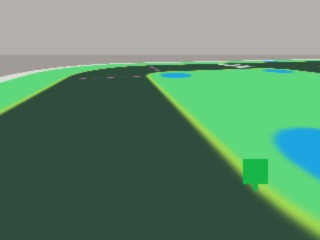
#> input picture road_ai_v1/kit/data/images/T_east_005.jpg, 320 x 240 px, given in place of the camera
$ python emulator.py live --input ../road_ai_v1/kit/data/images/T_east_005.jpg --output out.png
#> lines starting #> are read from the running program, lines starting #| are printed output that depends on the picture; after the words box and inside, x2 and y2 are one past the last pixel; in counts of white or black regions, pixels touching at a corner belong together
"""Laptop-only, synthetic OV5647 appearance. Does not control the vehicle."""
import argparse
import hashlib
import json
from pathlib import Path
import time

import cv2
import numpy as np

ROOT = Path(__file__).resolve().parent


class Emulator:
    def __init__(self, calibration=None, seed=42):
#> called with seed = 42
        self.calibration = Path(calibration or ROOT/'calibration/ov5647_fisheye_640x480.npz')
        with np.load(self.calibration) as c:
#> (reads camera_emulator/calibration/ov5647_fisheye_640x480.npz from the repository)
#> in live, frame is the input picture: shape (240, 320, 3); mean B, G, R 106.4, 134.7, 93.3
            self.K, self.D = c['K'].copy(), c['D'].copy()
            self.size = tuple(int(v) for v in c['size'])
        w,h = self.size
        yy,xx = np.mgrid[:h,:w].astype(np.float64)
        pixels = np.stack([xx,yy],-1).reshape(-1,1,2)
        # Backward map: every distorted output pixel asks for its ideal input ray.
        rays = cv2.fisheye.undistortPoints(pixels,self.K,self.D).reshape(h,w,2)
        if not np.isfinite(rays).all():
            raise ValueError('Calibration produces invalid rays')
        f = min((w-1)/2/np.abs(rays[...,0]).max(),(h-1)/2/np.abs(rays[...,1]).max())
        self.virtual_K = np.array([[f,0,(w-1)/2],[0,f,(h-1)/2],[0,0,1.]])
        self.mx = (rays[...,0]*f+(w-1)/2).astype(np.float32)
        self.my = (rays[...,1]*f+(h-1)/2).astype(np.float32)
        self.rng = np.random.default_rng(seed)

    def crop(self, frame):
        if frame is None or frame.ndim != 3:
            raise ValueError('Expected BGR image')
        h,w = frame.shape[:2];tw,th=self.size
#> after `h, w = frame.shape[:2]`: h = 240; w = 320
        cw=min(w,round(h*tw/th));ch=min(h,round(w*th/tw))
#> after `cw = min(w, round(h * tw / th))`: cw = 320
#> after `ch = min(h, round(w * th / tw))`: ch = 240
        x,y=(w-cw)//2,(h-ch)//2
#> x = 0; y = 0
        cropped=frame[y:y+ch,x:x+cw]
        return cv2.resize(cropped,self.size,interpolation=cv2.INTER_AREA),[x,y,cw,ch]

    def apply(self, frame, *, blur=1.0, noise=2., quality=85, gain=1., distort=True):
        base,crop=self.crop(frame)
#> crop = [0, 0, 320, 240]
        result=cv2.remap(base,self.mx,self.my,cv2.INTER_LINEAR,
                         borderMode=cv2.BORDER_REPLICATE) if distort else base.copy()
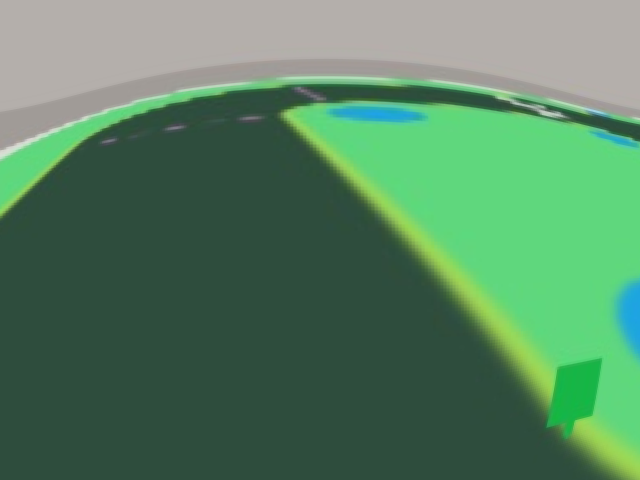
#> result: shape (480, 640, 3); mean B, G, R 98.1, 130.3, 86.5
        if blur>0:result=cv2.GaussianBlur(result,(0,0),blur)
        pixels=result.astype(np.float32)*gain
        if noise>0:pixels+=self.rng.normal(0,noise,pixels.shape).astype(np.float32)
        result=np.clip(pixels,0,255).astype(np.uint8)
        if quality<100:
            ok,encoded=cv2.imencode('.jpg',result,[cv2.IMWRITE_JPEG_QUALITY,quality])
#> encoded = 19800 values, max 255 at index 0, min 0 at index 4, mean 123.3
            if not ok:raise RuntimeError('JPEG encode failed')
            result=cv2.imdecode(encoded,cv2.IMREAD_COLOR)
        return base,result,crop

    def metadata(self):
        return {'calibration':str(self.calibration.resolve()),
                'calibration_sha256':hashlib.sha256(self.calibration.read_bytes()).hexdigest(),
                'target_K':self.K.tolist(),'target_D':self.D.tolist(),
                'virtual_input_K':self.virtual_K.tolist(),'output_size':self.size,
                'limitations':'Synthetic degradation, not validated camera matching. Input assumed rectilinear; actual source FOV unknown.'}


def settings(args):
    return dict(blur=args.blur,noise=args.noise,quality=args.quality,gain=args.gain,distort=not args.no_distort)


# [49 lines left out: function batch, not called in this run]


def live(args):
    engine=Emulator(args.calibration,args.seed)
    out=Path(args.output).resolve();out.mkdir(parents=True,exist_ok=False)
    (out/'config.json').write_text(json.dumps({**engine.metadata(),'arguments':vars(args)},indent=2),encoding='utf-8')
    cap=cv2.VideoCapture(args.camera,cv2.CAP_DSHOW)
    if not cap.isOpened():
        cap.release()
        raise RuntimeError('Webcam unavailable; check index/other camera apps; use a new output folder on retry')
    cap.set(cv2.CAP_PROP_FRAME_WIDTH,1280);cap.set(cv2.CAP_PROP_FRAME_HEIGHT,960)
    window='Webcam | synthetic car camera - Q quit, S snapshot'
    cv2.namedWindow(window,cv2.WINDOW_NORMAL)
    cv2.createTrackbar('blur x10',window,round(args.blur*10),30,lambda _:None)
    cv2.createTrackbar('noise',window,round(args.noise),15,lambda _:None)
    cv2.createTrackbar('JPEG quality',window,args.quality,100,lambda _:None)
    cv2.createTrackbar('gain x100',window,round(args.gain*100),200,lambda _:None)
    index=0
    try:
        while True:
            t=time.perf_counter();ok,frame=cap.read()
            if not ok:break
            params=dict(blur=cv2.getTrackbarPos('blur x10',window)/10,noise=cv2.getTrackbarPos('noise',window),
                        quality=max(1,cv2.getTrackbarPos('JPEG quality',window)),
                        gain=max(.01,cv2.getTrackbarPos('gain x100',window)/100),distort=not args.no_distort)
            t_process=time.perf_counter();base,result,crop=engine.apply(frame,**params)
#> after `base, result, crop = engine.apply(frame, **params)`: crop = [0, 0, 320, 240]
            ms=(time.perf_counter()-t_process)*1000
            preview=np.hstack([base,result]);cv2.putText(preview,f'processing {ms:.1f}ms | capture+process {1000*(time.perf_counter()-t):.1f}ms',
#> after `preview = np.hstack([base, result])`:
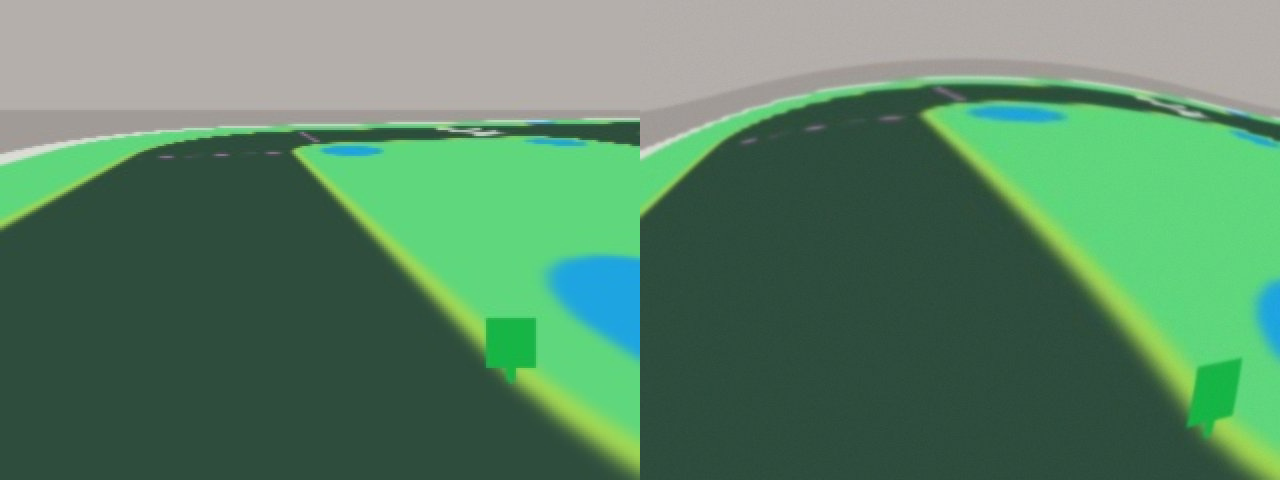
#> preview: shape (480, 1280, 3); mean B, G, R 102.2, 132.2, 89.7
                                                       (10,24),0,.55,(0,0,255),1)
#> after `cv2.putText(preview, f'processing {ms:.1f}ms | capture+process {1000 *`:
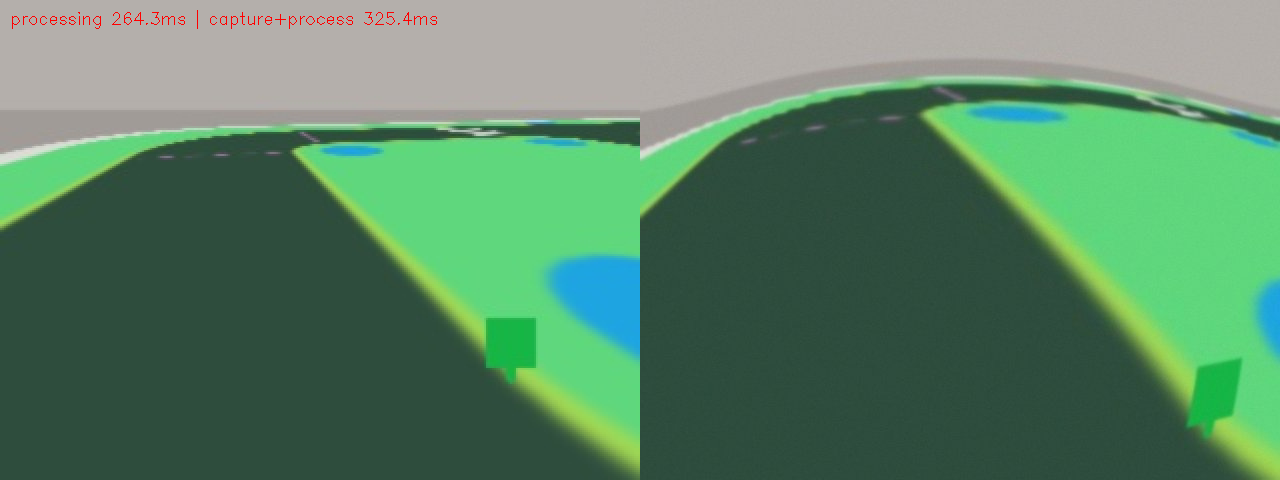
#> preview: shape (480, 1280, 3); 0.14% of pixels changed, all inside (x1, y1, x2, y2) = (12, 10, 437, 29)
            cv2.imshow(window,preview);key=cv2.waitKey(1)&255
            if key in (ord('q'),27) or cv2.getWindowProperty(window,cv2.WND_PROP_VISIBLE)<1:break
            if key==ord('s'):
                cv2.imwrite(str(out/f'{index:05d}_source.png'),frame)
                cv2.imwrite(str(out/f'{index:05d}_synthetic.png'),result)
                (out/f'{index:05d}.json').write_text(json.dumps({'crop_xywh':crop,'parameters':params}),encoding='utf-8')
                index+=1
    finally:cap.release();cv2.destroyAllWindows()


def main():
    p=argparse.ArgumentParser(description=__doc__)
    p.add_argument('mode',choices=['live','batch'])
    p.add_argument('--input');p.add_argument('--output',required=True)
    p.add_argument('--camera',type=int,default=0);p.add_argument('--calibration')
    p.add_argument('--blur',type=float,default=1.);p.add_argument('--noise',type=float,default=2.)
    p.add_argument('--quality',type=int,default=85);p.add_argument('--gain',type=float,default=1.)
    p.add_argument('--no-distort',action='store_true');p.add_argument('--seed',type=int,default=42)
    p.add_argument('--randomize',action='store_true');p.add_argument('--sample-fps',type=float,default=2.)
    p.add_argument('--limit',type=int,default=0)
    args=p.parse_args()
    if not (0<=args.blur<=3 and 0<=args.noise<=15 and 1<=args.quality<=100 and .01<=args.gain<=2
            and 0<args.sample_fps<=60 and args.limit>=0):p.error('Parameter outside supported range')
    if args.mode=='batch' and not args.input:p.error('--input required')
    if args.mode=='live' and args.randomize:p.error('--randomize is for batch only')
    (live if args.mode=='live' else batch)(args)


if __name__=='__main__':main()
